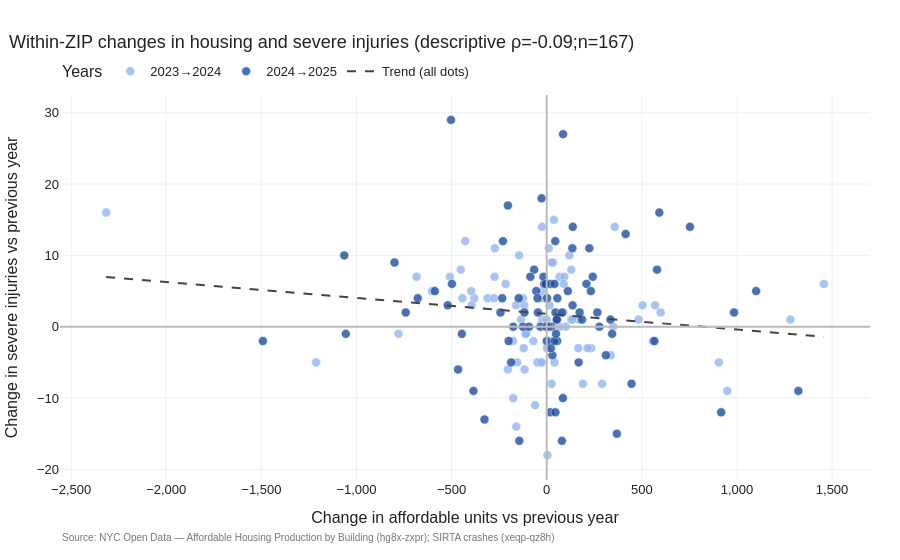

Write notebook code for a chart like this one.
### Markdown cell above
### RQ10 chart B: within-ZIP changes
Each dot is a ZIP in one adjacent-year pair; both ZIP-years must be matched. Positive horizontal values mean increased affordable-unit counts; positive vertical values mean increased severe injuries. Repeated ZIPs and unmeasured changes limit inference.

### Code cell
wide = (df_integrated[df_integrated["year"].isin(FULL_YEARS)]
        .pivot_table(index=["zip_code", "borough"], columns="year",
                     values=["affordable_units", "severe_injuries"]))

pairs = []
for a, b in [(2023, 2024), (2024, 2025)]:
    pair = pd.DataFrame({
        "unit_change":   wide[("affordable_units", b)] - wide[("affordable_units", a)],
        "injury_change": wide[("severe_injuries", b)]  - wide[("severe_injuries", a)],
    }).dropna()                                   # ZIP must be matched in both years
    pair["years"] = f"{a}→{b}"
    pairs.append(pair)
changes = pd.concat(pairs).reset_index()

rho_c = changes["unit_change"].corr(changes["injury_change"], method="spearman")
r_c = changes["unit_change"].corr(changes["injury_change"])

fig_change = px.scatter(
    changes, x="unit_change", y="injury_change", color="years",
    color_discrete_sequence=["#93b7ee", "#1d4fa0"],   # light/dark housing blue = earlier/later pair
    hover_data={"zip_code": True, "borough": True, "years": True},
    labels={"unit_change": "Change in affordable units vs previous year",
            "injury_change": "Change in severe injuries vs previous year",
            "zip_code": "ZIP", "borough": "Borough", "years": "Years"})
# Straight-line fit over all dots (numpy, so no extra package is needed)
slope, intercept = np.polyfit(changes["unit_change"], changes["injury_change"], 1)
x_line = np.array([changes["unit_change"].min(), changes["unit_change"].max()])
fig_change.add_trace(go.Scatter(x=x_line, y=slope * x_line + intercept, mode="lines",
                                name="Trend (all dots)", line=dict(color="#444", dash="dash")))
fig_change.add_hline(y=0, line_color="#bbb"); fig_change.add_vline(x=0, line_color="#bbb")
fig_change.update_traces(marker=dict(size=9, opacity=0.8, line=dict(width=0.5, color="white")),
                         selector=dict(mode="markers"))
style_fig(fig_change,
          f"Within-ZIP changes in housing and severe injuries (descriptive ρ={rho_c:.2f};n={len(changes)})",
          height=560)
fig_change.update_xaxes(tickformat=",", zeroline=False); fig_change.update_yaxes(zeroline=False)
fig_change.show()

print(f"Descriptive Spearman ρ={rho_c:+.2f}; Pearson r={r_c:+.2f}; n={len(changes)} ZIP-year changes; repeated ZIPs, no independent-sample p-value")
changes["housing_change"] = pd.cut(changes["unit_change"], [-np.inf, -100, 100, np.inf],
                                   labels=["Fell by >100 units", "Roughly flat (±100)", "Rose by >100 units"])
display(changes.groupby("housing_change", observed=True)["injury_change"]
        .agg(zip_years="size", avg_injury_change="mean", median_injury_change="median").round(2))

### Figure 1 — Plotly figure (JSON) as saved in the notebook; plotly's stock layout.template omitted (floating-point values rounded to 4 significant figures; data arrays with more than 128 entries replaced by an {"elided": "..."} marker saying what was removed)
{"data": [{"customdata": {"elided": "80x3 str values"}, "hovertemplate": "Years=%{customdata[2]}<br>Change in affordable units vs previous year=%{x}<br>Change in severe injuries vs previous year=%{y}<br>ZIP=%{customdata[0]}<br>Borough=%{customdata[1]}<extra></extra>", "legendgroup": "2023→2024", "marker": {"color": "#93b7ee", "line": {"color": "white", "width": 0.5}, "opacity": 0.8, "size": 9, "symbol": "circle"}, "mode": "markers", "name": "2023→2024", "orientation": "v", "showlegend": true, "type": "scatter", "x": [-112.0, -176.0, -32.0, -116.0, 570.0, 190.0, 291.0, -25.0, -274.0, 25.0, 905.0, -779.0, -145.0, 234.0, 68.0, 100.0, 337.0, -108.0, 41.0, -160.0, -204.0, 599.0, 349.0, 11.0, -684.0, -125.0, 38.0, 504.0, -24.0, -161.0, -70.0, 1457.0, -216.0, -603.0, -381.0, 949.0, -118.0, 0.0, 166.0, 128.0, 11.0, -509.0, 129.0, 169.0, -311.0, 1281.0, -2316.0, -155.0, 67.0, -273.0, 93.0, -121.0, -49.0, 215.0, 89.0, -397.0, 119.0, -443.0, -177.0, -452.0, 15.0, 34.0, 134.0, -277.0, 4.0, 558.0, -135.0, -395.0, -61.0, 27.0, 483.0, -1212.0, 88.0, -20.0, -15.0, 1.0, -24.0, -27.0, 358.0, -428.0], "xaxis": "x", "y": [-1.0, -10.0, -5.0, -6.0, 3.0, -8.0, -8.0, 14.0, 7.0, -8.0, -5.0, -1.0, 10.0, -3.0, 7.0, 0.0, -4.0, -1.0, -5.0, -14.0, -6.0, 2.0, 0.0, 11.0, 7.0, 4.0, 15.0, 3.0, 1.0, 3.0, -2.0, 6.0, 6.0, 5.0, 4.0, -9.0, 3.0, 1.0, -3.0, 1.0, -2.0, 7.0, 8.0, 1.0, 4.0, 1.0, 16.0, -5.0, 0.0, 11.0, 7.0, -3.0, -5.0, -3.0, 6.0, 5.0, 10.0, 4.0, -2.0, 8.0, 3.0, 9.0, 1.0, 4.0, -18.0, -2.0, 1.0, 3.0, -11.0, 9.0, 1.0, -5.0, 2.0, 4.0, 6.0, -3.0, 5.0, -5.0, 14.0, 12.0], "yaxis": "y"}, {"customdata": {"elided": "87x3 str values"}, "hovertemplate": "Years=%{customdata[2]}<br>Change in affordable units vs previous year=%{x}<br>Change in severe injuries vs previous year=%{y}<br>ZIP=%{customdata[0]}<br>Borough=%{customdata[1]}<extra></extra>", "legendgroup": "2024→2025", "marker": {"color": "#1d4fa0", "line": {"color": "white", "width": 0.5}, "opacity": 0.8, "size": 9, "symbol": "circle"}, "mode": "markers", "name": "2024→2025", "orientation": "v", "showlegend": true, "type": "scatter", "x": [1323.0, 0.0, -187.0, 56.0, 209.0, 242.0, 136.0, 224.0, 135.0, -520.0, 111.0, 80.0, 30.0, 46.0, -678.0, 22.0, 55.0, -243.0, 0.0, -33.0, 1101.0, 985.0, -147.0, 753.0, -234.0, -66.0, 446.0, 415.0, -200.0, -741.0, 917.0, -125.0, -93.0, -144.0, -466.0, -12.0, -498.0, 19.0, -1492.0, -46.0, 46.0, -800.0, 168.0, 2.0, 81.0, -176.0, 85.0, 277.0, 54.0, -230.0, 369.0, -1064.0, 41.0, -446.0, 592.0, 266.0, -327.0, -204.0, 186.0, -55.0, 580.0, -86.0, -48.0, -117.0, 335.0, 311.0, 53.0, 25.0, -385.0, 232.0, 137.0, -17.0, 45.0, 19.0, -5.0, -27.0, -503.0, 10.0, -2.0, 344.0, 41.0, 49.0, 86.0, 173.0, -588.0, 566.0, -1056.0], "xaxis": "x", "y": [-9.0, 6.0, -5.0, 4.0, 6.0, 7.0, 3.0, 11.0, 11.0, 3.0, 5.0, -16.0, -4.0, 2.0, 4.0, -3.0, -2.0, 2.0, -2.0, 0.0, 5.0, 2.0, 4.0, 14.0, 4.0, 8.0, -8.0, 13.0, -2.0, 2.0, -12.0, 0.0, 0.0, -16.0, -6.0, 6.0, 6.0, -12.0, -2.0, 2.0, -12.0, 9.0, -5.0, 4.0, 2.0, 0.0, -10.0, 0.0, 1.0, 12.0, -15.0, 10.0, -2.0, -1.0, 16.0, 2.0, -13.0, 17.0, 1.0, 5.0, 8.0, 7.0, 4.0, 2.0, 1.0, -4.0, 1.0, 0.0, -9.0, 5.0, 14.0, 7.0, 12.0, 6.0, 6.0, 18.0, 29.0, 0.0, 0.0, -1.0, 6.0, -1.0, 27.0, 2.0, 5.0, -2.0, -1.0], "yaxis": "y"}, {"line": {"color": "#444", "dash": "dash"}, "mode": "lines", "name": "Trend (all dots)", "type": "scatter", "x": [-2316.0, 1457.0], "y": [6.962, -1.418]}], "layout": {"annotations": [{"font": {"color": "#777", "size": 10}, "showarrow": false, "text": "Source: NYC Open Data — Affordable Housing Production by Building (hg8x-zxpr); SIRTA crashes (xeqp-qz8h)", "x": 0, "xanchor": "left", "xref": "paper", "y": -0.17, "yref": "paper"}], "font": {"color": "#222", "family": "Arial", "size": 13}, "height": 560, "hoverlabel": {"bgcolor": "white", "font": {"size": 12}}, "legend": {"orientation": "h", "title": {"text": "Years"}, "tracegroupgap": 0, "x": 0, "xanchor": "left", "y": 1.02, "yanchor": "bottom"}, "margin": {"b": 80, "l": 60, "r": 30, "t": 95}, "shapes": [{"line": {"color": "#bbb"}, "type": "line", "x0": 0, "x1": 1, "xref": "x domain", "y0": 0, "y1": 0, "yref": "y"}, {"line": {"color": "#bbb"}, "type": "line", "x0": 0, "x1": 0, "xref": "x", "y0": 0, "y1": 1, "yref": "y domain"}], "title": {"font": {"size": 18}, "text": "Within-ZIP changes in housing and severe injuries (descriptive ρ=-0.09;n=167)", "x": 0.01, "xanchor": "left"}, "xaxis": {"anchor": "y", "domain": [0.0, 1.0], "tickformat": ",", "title": {"text": "Change in affordable units vs previous year"}, "zeroline": false}, "yaxis": {"anchor": "x", "domain": [0.0, 1.0], "title": {"text": "Change in severe injuries vs previous year"}, "zeroline": false}}}
